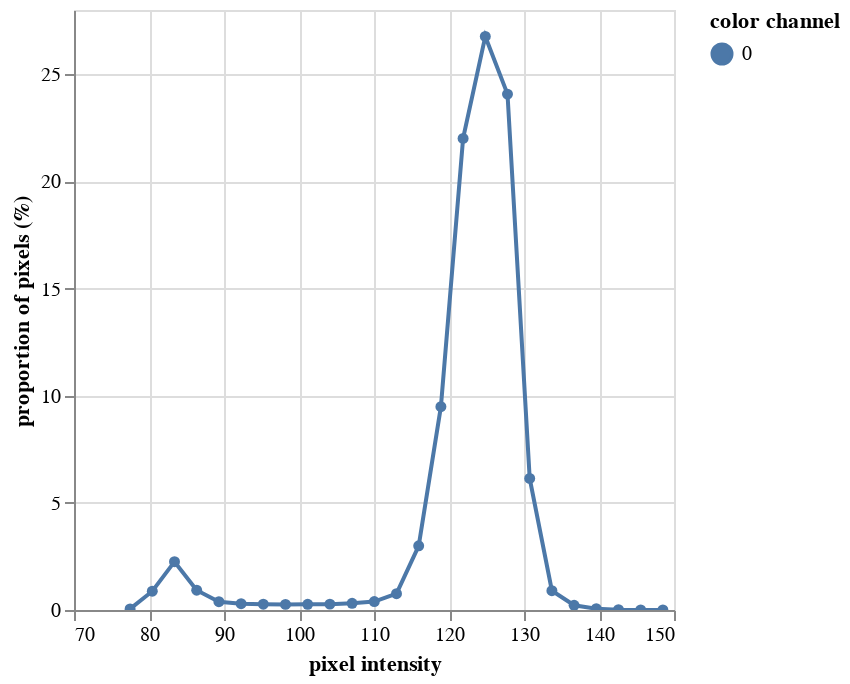

Here is the notebook cell this chart was saved with:
### Markdown cell above
## Visualize the distribution of grayscale values

A histogram can be used to visualize the distribution of values
in an image. The histogram can aid in the selection of a
threshold value. This is NOT helpful in parallel, only while building a workflow.

For this image, the large peak between 100-140 are from the
brighter background pixels. The smaller peak between 80-90
are the darker plant pixels.

### Code cell
hist = pcv.visualize.histogram(img=a, bins=25)

### Figure 1 — Vega-Lite specification as saved in the notebook (floating-point values rounded to 4 significant figures)
{"config": {"view": {"continuousWidth": 300, "continuousHeight": 300}}, "data": {"name": "data-1b36f8879cc092d39044d51340f2bf16"}, "mark": {"type": "line", "point": true}, "encoding": {"color": {"field": "color channel", "type": "nominal"}, "tooltip": [{"field": "pixel intensity", "type": "quantitative"}, {"field": "proportion of pixels (%)", "type": "quantitative"}], "x": {"field": "pixel intensity", "type": "quantitative"}, "y": {"field": "proportion of pixels (%)", "type": "quantitative"}}, "params": [{"name": "param_173", "select": {"type": "interval", "encodings": ["x", "y"]}, "bind": "scales"}], "$schema": "https://vega.github.io/schema/vega-lite/v5.20.1.json", "datasets": {"data-1b36f8879cc092d39044d51340f2bf16": [{"pixel intensity": 77.48, "proportion of pixels (%)": 0.04979, "hist_count": 2509, "color channel": "0"}, {"pixel intensity": 80.44, "proportion of pixels (%)": 0.8777, "hist_count": 44225, "color channel": "0"}, {"pixel intensity": 83.4, "proportion of pixels (%)": 2.256, "hist_count": 113655, "color channel": "0"}, {"pixel intensity": 86.36, "proportion of pixels (%)": 0.9251, "hist_count": 46614, "color channel": "0"}, {"pixel intensity": 89.32, "proportion of pixels (%)": 0.3859, "hist_count": 19443, "color channel": "0"}, {"pixel intensity": 92.28, "proportion of pixels (%)": 0.2941, "hist_count": 14819, "color channel": "0"}, {"pixel intensity": 95.24, "proportion of pixels (%)": 0.273, "hist_count": 13757, "color channel": "0"}, {"pixel intensity": 98.2, "proportion of pixels (%)": 0.2618, "hist_count": 13193, "color channel": "0"}, {"pixel intensity": 101.2, "proportion of pixels (%)": 0.2678, "hist_count": 13493, "color channel": "0"}, {"pixel intensity": 104.1, "proportion of pixels (%)": 0.2733, "hist_count": 13772, "color channel": "0"}, {"pixel intensity": 107.1, "proportion of pixels (%)": 0.3106, "hist_count": 15651, "color channel": "0"}, {"pixel intensity": 110.0, "proportion of pixels (%)": 0.3948, "hist_count": 19894, "color channel": "0"}, {"pixel intensity": 113.0, "proportion of pixels (%)": 0.7599, "hist_count": 38292, "color channel": "0"}, {"pixel intensity": 116.0, "proportion of pixels (%)": 2.995, "hist_count": 150927, "color channel": "0"}, {"pixel intensity": 118.9, "proportion of pixels (%)": 9.488, "hist_count": 478103, "color channel": "0"}, {"pixel intensity": 121.9, "proportion of pixels (%)": 22.01, "hist_count": 1108975, "color channel": "0"}, {"pixel intensity": 124.8, "proportion of pixels (%)": 26.77, "hist_count": 1348715, "color channel": "0"}, {"pixel intensity": 127.8, "proportion of pixels (%)": 24.07, "hist_count": 1213100, "color channel": "0"}, {"pixel intensity": 130.8, "proportion of pixels (%)": 6.138, "hist_count": 309305, "color channel": "0"}, {"pixel intensity": 133.7, "proportion of pixels (%)": 0.8988, "hist_count": 45287, "color channel": "0"}, {"pixel intensity": 136.7, "proportion of pixels (%)": 0.221, "hist_count": 11134, "color channel": "0"}, {"pixel intensity": 139.6, "proportion of pixels (%)": 0.05954, "hist_count": 3000, "color channel": "0"}, {"pixel intensity": 142.6, "proportion of pixels (%)": 0.01532, "hist_count": 772, "color channel": "0"}, {"pixel intensity": 145.6, "proportion of pixels (%)": 0.003691, "hist_count": 186, "color channel": "0"}, {"pixel intensity": 148.5, "proportion of pixels (%)": 0.0005358, "hist_count": 27, "color channel": "0"}]}}
